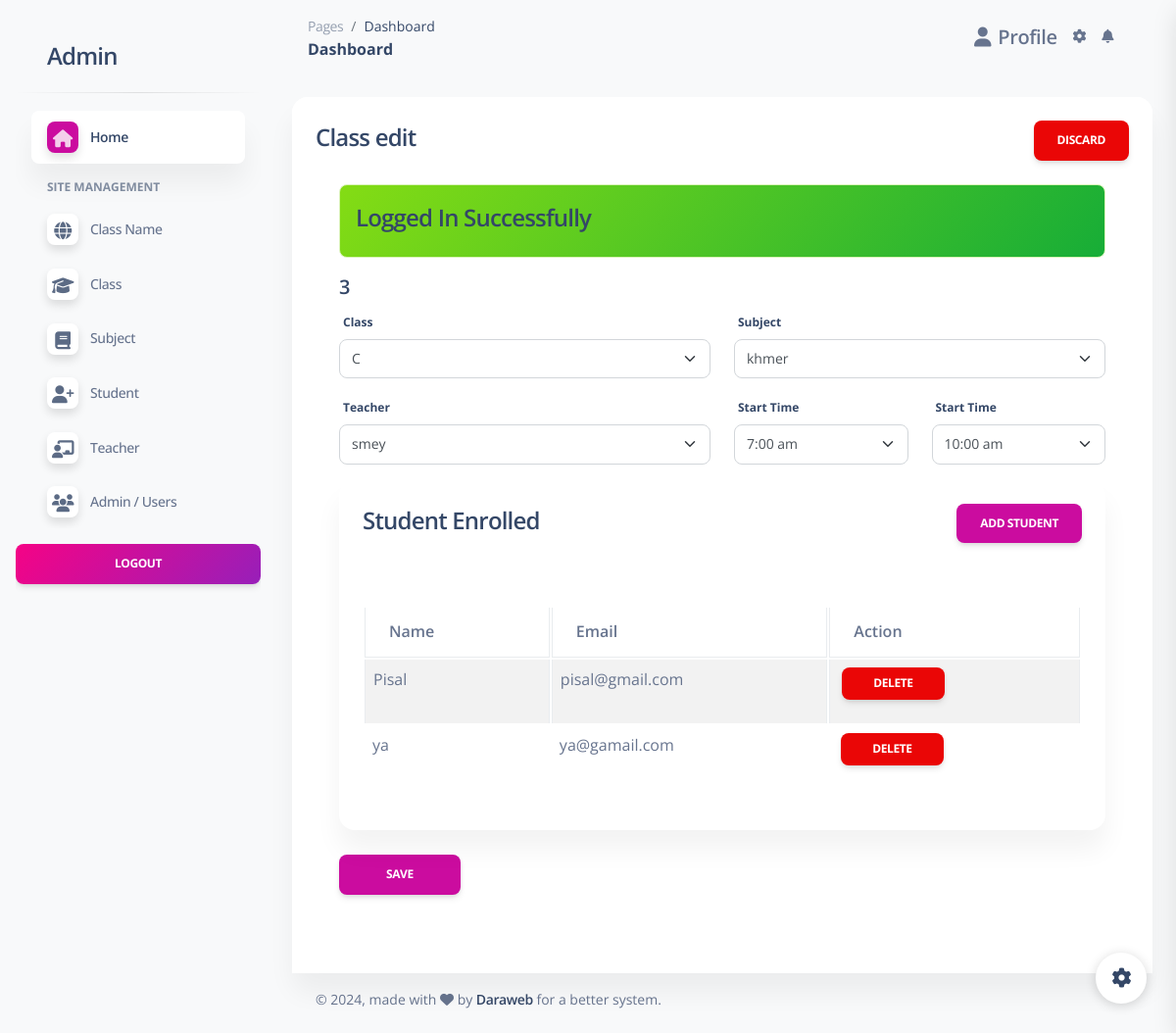
The app's page /php-admin-panel/admin/course-edit.php?id=3 (signed in) with its own data.
### tables this page shows
CREATE TABLE `course` (
  `id` int(11) NOT NULL,
  `class_id` int(11) DEFAULT NULL,
  `teacher_id` int(11) DEFAULT NULL,
  `subject_id` int(11) DEFAULT NULL,
  `start_at` varchar(100) NOT NULL,
  `end_at` varchar(100) NOT NULL
);

CREATE TABLE `student` (
  `id` int(11) NOT NULL,
  `users_id` int(11) DEFAULT NULL,
  `name` varchar(100) NOT NULL,
  `sex` varchar(11) NOT NULL,
  `email` varchar(100) NOT NULL,
  `password` varchar(100) NOT NULL,
  `photo` varchar(255) DEFAULT NULL,
  `phone` varchar(20) DEFAULT NULL,
  `address` varchar(255) DEFAULT NULL,
  `role` varchar(100) NOT NULL,
  `is_ban` tinyint(1) NOT NULL DEFAULT 0
);

CREATE TABLE `users` (
  `id` int(11) NOT NULL,
  `name` varchar(100) NOT NULL,
  `sex` varchar(11) NOT NULL,
  `email` varchar(100) NOT NULL,
  `password` varchar(100) NOT NULL,
  `photo` varchar(255) DEFAULT NULL,
  `phone` varchar(20) DEFAULT NULL,
  `address` varchar(255) DEFAULT NULL,
  `role` varchar(100) NOT NULL COMMENT 'admin,teacher,student',
  `is_ban` tinyint(1) NOT NULL DEFAULT 0 COMMENT '0=unban,1=ban',
  `create_at` date DEFAULT current_timestamp()
);

### php-admin-panel/admin/course-edit.php (the view, shortened to what this page needs)
<?php include('includes/header.php'); ?>
<div class="row">
    <div class="col-md-12">
        <div class="card">
            <div class="card-header">
                <h4>
                    Class edit
                    <a href="course.php" class="btn btn-danger float-end">Discard</a>
                </h4>
                <div class="card-body">
                    <?= alertMessage(); ?>
                    <form action="course-code.php" method="POST">
                        <?php
                        $course_id = getParam('id');
                        $course = getById('course', $course_id);
                        $course = $course['data'];
                        $editClassId = $course['class_id'];
                        $editSubjectId = $course['subject_id'];
                        $editTeacherId = $course['teacher_id'];
                        ?>
                        <h5>
                            <? echo (getParam('id')) ?>
                        </h5>
                        <div class="row">
                            <div class="col-md-6">
                                <div class="mb-3">
                                    <label>Class</label>
                                    <select name="class" class="form-select">
                                        <?php
                                        $classes = getAll('class');
                                        foreach ($classes as $class) {
                                            $class_id = $class['id'];
                                            $className = $class['class'];
                                            $selected = ($editClassId == $class_id) ? 'selected' : '';
                                            echo "<option value=\"$class_id\" $selected>$className</option>";
                                        }
                                        ?>
                                    </select>
                                </div>
                            </div>
                            <div class="col-md-6">
                                <div class="mb-3">
                                    <label>Subject</label>
                                    <select name="subject" class="form-select">
                                        <?php
                                        $subjects = getAll('subject');
                                        foreach ($subjects as $subject) {
                                            $subject_id = $subject['id'];
                                            $subjectName = $subject['subject'];
                                            $selected = ($editSubjectId == $subject_id) ? 'selected' : '';
                                            echo "<option value=\"$subject_id\" $selected>$subjectName</option>";
                                        }
                                        ?>
                                    </select>
                                </div>
                            </div>
                            <div class="col-md-6">
                                <div class="mb-3">
                                    <label>Teacher</label>
                                    <select name="name" class="form-select">
                                        <?php
                                        $teachers = getTeacherData('teacher');
                                        foreach ($teachers as $teacher) {
                                            $teacher_info = $teacher['id'];
                                            $teacherName = $teacher['name'];
                                            $selected = ($editTeacherId == $teacher_info) ? 'selected' : '';
                                            echo "<option value=\"$teacher_info\" $selected>$teacherName</option>";
                                        }
                                        ?>
                                    </select>
                                </div>
                            </div>
                            <div class="col-md-3">
                                <div class="mb-3">
                                    <label for="startAt">Start Time</label>
                                    <select id="startAt" name="start_at" required class="form-select">
                                        <option value="7:00 am" <?php echo ($course['start_at'] === '7:00 am') ? 'selected' : ''; ?>>7:00 am</option>
                                    </select>
                                </div>
                            </div>
                            <div class="col-md-3">
                                <div class="mb-3">
                                    <label for="EndAt">Start Time</label>
                                    <select id="EndAt" name="end_at" required class="form-select">
                                        <option value="10:00 am" <?php echo ($course['end_at'] === '10:00 am') ? 'selected' : ''; ?>>10:00 am</option>
                                    </select>
                                </div>
                            </div>
                        </div>
                        <div class="row">
                            <div class="col-md-12">
                                <div class="card">
                                    <div class="card-header">
                                        <h4>
                                            Student Enrolled
                                            <a class="btn btn-primary float-end" data-bs-toggle="modal"
                                                data-bs-target="#staticBackdrop">Add Student </a>
                                        </h4>
                                    </div>
                                    <div class="card-body">
                                        <div class="table-responsive">
                                            <table class="table table-bordered table-striped" id="course-student-list">
                                                <thead>
                                                    <tr>
                                                        <th>Name</th>
                                                        <th>Email</th>
                                                        <th>Action</th>
                                                    </tr>
                                                </thead>
                                                <tbody id="table-tbody">
                                                    <?php
                                                    $id = $_GET['id'];
                                                    $courses = getStuCourse(intval($id));
                                                    if (mysqli_num_rows($courses)) {
                                                        foreach ($courses as $index => $userItem) {
                                                            ?>
                                                            <tr>
                                                                <td>
                                                                    <?= $userItem['student_name']; ?>
                                                                </td>
                                                                <td>
                                                                    <?= $userItem['student_email']; ?>
                                                                </td>
                                                                <td>
                                                                    <form action="courseStudent-delete.php" method="post">
                                                                        <button type="submit" class="btn btn-danger btn-sm mx-1"
                                                                            onclick="return confirm('Are you sure you want to delete this student from the course?')">
                                                                            Delete
                                                                        </button>
                                                                    </form>
                                                                </td>
                                                            </tr>
                                                            <?php
                                                        }
                                                    } else {
                                                        ?>
                                                        <tr>
                                                            <td colspan="3">No Record Found</td>
                                                        </tr>
                                                        <?php
                                                    }
                                                    ?>
                                                </tbody>
                                            </table>
                                        </div>
                                    </div>
                                </div>
                            </div>
                        </div>
                        <div class="col-md-6">
                            <div class="mb-3 ">
                                <br />
                                <button type="submit" name="UpdateUser" class="btn btn-primary px-5 ">Save</button>
                            </div>
                        </div>
                    </form>
                </div>
            </div>
        </div>
    </div>
</div>
<?php include('includes/footer.php'); ?>

### records on screen
course: start_at "7:00 am", end_at "10:00 am"
student: name "Pisal", users.email "pisal@gmail.com"
student: name "ya", users.email "ya@gamail.com"

### other values on screen
$_SESSION['status'] "Logged In Successfully"
getParam('id') "3"
form field class "C"
form field subject "khmer"
form field name "smey"
